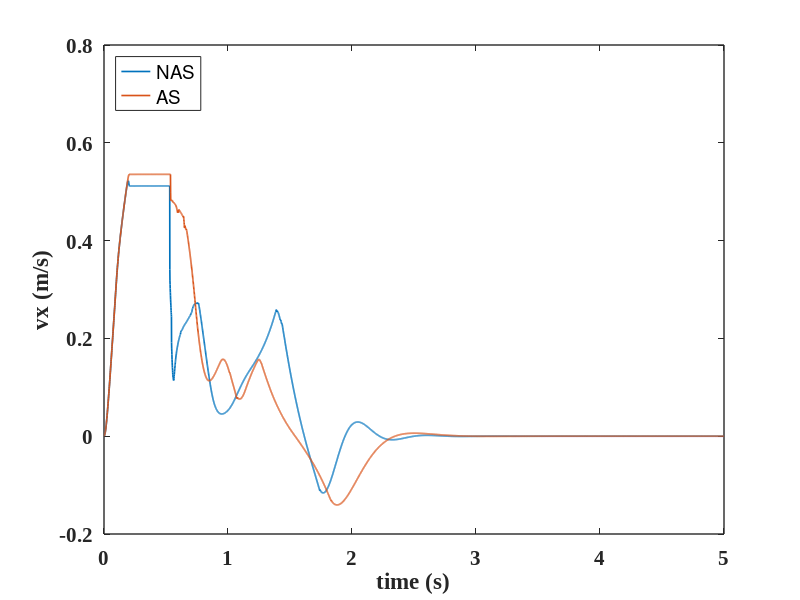
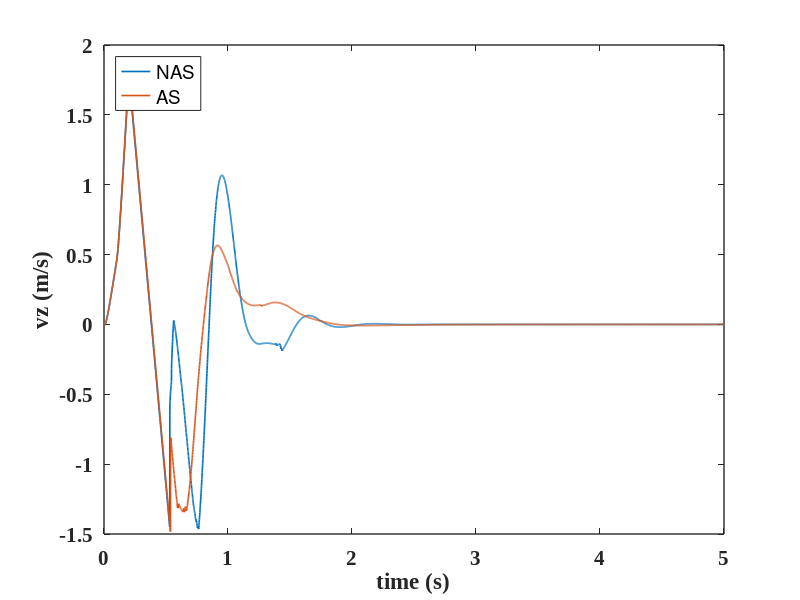
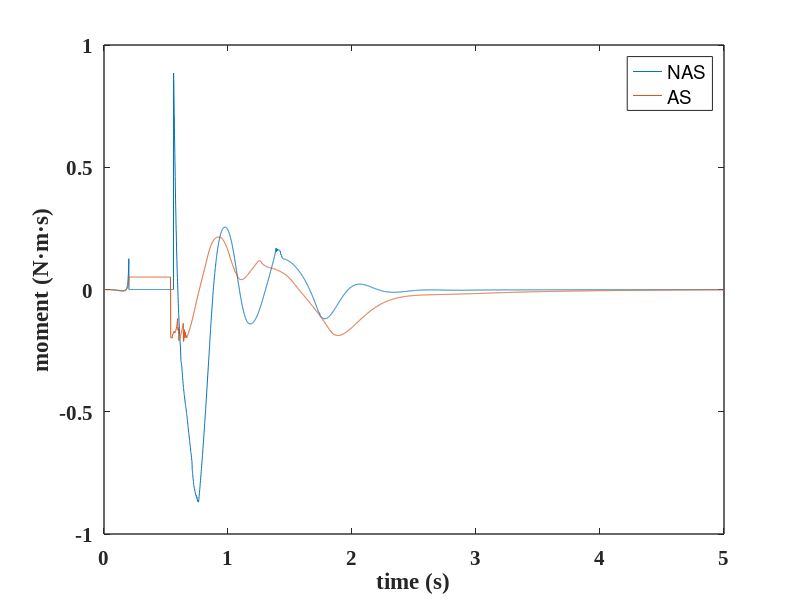

Source code (MATLAB) for these figures, in order: (Note: this script raises an error after producing the figures.)
clear;
close all;
%% h=[0.1,0.15,0.2] l=[0.1,0.15,0.2]
% h=0.1, l=0.1;
% h=0.1, l=0.15;
% h=0.1, l=0.2;

%% h=0.15, l=0.1;
% E_Lower_as=151J;
% E_Upper_as=13.82
% E_Lower_nas=198.83J;
% E_Upper_nas=0.13J;
% agility_as=0.33m/s
% agility_nas=0.31m/s
% stability_time_as=2.921s
% stability_time_nas=4.533s
% sum_error_p_as=283.05m/s
% sum_error_p_nas=805.41m/s
% sum_error_vx_as=118.40m/s
% sum_error_vx_nas=138.71m/s
% sum_error_vz_as=383.16m/s
% sum_error_vz_nas=392.38m/s

% load('h_0.15_l_0.1_energy_nas.mat');
% load('h_0.15_l_0.1_energy_as.mat');
% E_RThigh_nas=Energy_Recording.energy_cost_joint(:,2+1)';
% E_RThigh_nas=E_RThigh_nas(:,2:end);
% E_RKnee_nas=Energy_Recording.energy_cost_joint(:,3+1)';
% E_RKnee_nas=E_RKnee_nas(:,2:end);
% E_RAnkle_nas=Energy_Recording.energy_cost_joint(:,4+1)';
% E_RAnkle_nas=E_RAnkle_nas(:,2:end);
% 
% E_LThigh_nas=Energy_Recording.energy_cost_joint(:,7+1)';
% E_LThigh_nas=E_LThigh_nas(:,2:end);
% E_LKnee_nas=Energy_Recording.energy_cost_joint(:,8+1)';
% E_LKnee_nas=E_LKnee_nas(:,2:end);
% E_LAnkle_nas=Energy_Recording.energy_cost_joint(:,9+1)';
% E_LAnkle_nas=E_LAnkle_nas(:,2:end);
% 
% E_RHipz_nas=Energy_Recording.energy_cost_joint(:,0+1)';
% E_RHipz_nas=E_RHipz_nas(:,2:end);
% E_RHipx_nas=Energy_Recording.energy_cost_joint(:,1+1)';
% E_RHipx_nas=E_RHipx_nas(:,2:end);
% 
% E_LHipz_nas=Energy_Recording.energy_cost_joint(:,5+1)';
% E_LHipz_nas=E_LHipz_nas(:,2:end);
% E_LHipx_nas=Energy_Recording.energy_cost_joint(:,6+1)';
% E_LHipx_nas=E_LHipx_nas(:,2:end);
% 
% E_Lower_nas=E_RThigh_nas(:,end)+E_LThigh_nas(:,end)+E_RKnee_nas(:,end)+...
%                 E_LKnee_nas(:,end)+E_RAnkle_nas(:,end)+E_LAnkle_nas(:,end)+...
%                 E_RHipz_nas(:,end)+E_RHipx_nas(:,end)+...
%                 E_LHipz_nas(:,end)+E_LHipx_nas(:,end);
%             
% E_Upper_nas=Energy_Recording.energy_cost_joint(:,10+1:end);
% E_Upper_nas=sum(E_Upper_nas(end,:));
% load('h_0.15_l_0.1_v_nas.mat');
% vx_NAS=Velocity_Recording.actual_com_velocity(:,1)';
% vx_NAS=vx_NAS(:,2:end);
% vz_NAS=Velocity_Recording.actual_com_velocity(:,3)';
% vz_NAS=vz_NAS(:,2:end);
% Mp_NAS=Velocity_Recording.pitch_moment;
% Mp_NAS=Mp_NAS(:,2:end);
% 
% load('h_0.15_l_0.1_v_as.mat');
% vx_AS=Velocity_Recording.actual_com_velocity(:,1)';
% vx_AS=vx_AS(:,2:end);
% vz_AS=Velocity_Recording.actual_com_velocity(:,3)';
% vz_AS=vz_AS(:,2:end);
% Mp_AS=Velocity_Recording.pitch_moment;
% Mp_AS=Mp_AS(:,2:end);
% 
% time=Velocity_Recording.lcm_timestamp/5;
% a=1;
% num=5000;
% time=time(:,a:num);
% 
% 
% f1=figure;
% plot(time,vx_NAS(:,a:num),'LineWidth',1.2);
% hold on;
% plot(time,vx_AS(:,a:num),'LineWidth',1.2);
% xlabel('time (s)');ylabel('vx (m/s)');
% legend('NAS','AS','Location', 'northwest');
% set(gca, 'linewidth',1, 'fontsize',15,'Fontname', 'Times New Roman','FontWeight','bold');
% 
% 
% f2=figure;
% plot(time,vz_NAS(:,a:num),'LineWidth',1.2);
% hold on;
% plot(time,vz_AS(:,a:num),'LineWidth',1.2);
% xlabel('time (s)');ylabel('vz (m/s)');
% legend('NAS','AS','Location', 'northwest');
% set(gca, 'linewidth',1, 'fontsize',15,'Fontname', 'Times New Roman','FontWeight','bold');
% 
% 
% f3=figure;
% plot(time,Mp_NAS(:,a:num));
% xlabel('time (s)');ylabel('moment (N·m·s)');
% hold on;
% plot(time,Mp_AS(:,a:num));
% hold on;
% legend('NAS','AS');
% set(gca, 'linewidth',1,'FontSize',15,'Fontname', 'Times New Roman','FontWeight','bold');
% 
% time=Velocity_Recording.lcm_timestamp/5;
% a=550;
% num=5000;
% time=time(:,a:num);
% sum_error_p_as=sum(abs(Mp_AS(:,a:num)));
% sum_error_p_nas=sum(abs(Mp_NAS(:,a:num)));
% 
% sum_error_vx_as=sum(abs(vx_AS(:,a:num)));
% sum_error_vx_nas=sum(abs(vx_NAS(:,a:num)));
% 
% sum_error_vz_as=sum(abs(vz_AS(:,a:num)));
% sum_error_vz_nas=sum(abs(vz_NAS(:,a:num)));



%% h=0.15, l=0.15;
% E_Lower_as=175.3J;
% E_Upper_as=23.1
% E_Lower_nas=272.7J;
% E_Upper_nas=0.49J;

% agility_as=0.36m/s
% agility_nas=0.32m/s

% stability_time_as=2.921s
% stability_time_nas=4.533s
% sum_error_p_as=283.05m/s
% sum_error_p_nas=805.41m/s
% sum_error_vx_as=118.40m/s
% sum_error_vx_nas=138.71m/s
% sum_error_vz_as=383.16m/s
% sum_error_vz_nas=392.38m/s

% load('h_0.15_l_0.1_energy_nas.mat');
% load('h=0.15_l=0.15/energy_as.mat');
% E_RThigh_nas=Energy_Recording.energy_cost_joint(:,2+1)';
% E_RThigh_nas=E_RThigh_nas(:,2:end);
% E_RKnee_nas=Energy_Recording.energy_cost_joint(:,3+1)';
% E_RKnee_nas=E_RKnee_nas(:,2:end);
% E_RAnkle_nas=Energy_Recording.energy_cost_joint(:,4+1)';
% E_RAnkle_nas=E_RAnkle_nas(:,2:end);
% 
% E_LThigh_nas=Energy_Recording.energy_cost_joint(:,7+1)';
% E_LThigh_nas=E_LThigh_nas(:,2:end);
% E_LKnee_nas=Energy_Recording.energy_cost_joint(:,8+1)';
% E_LKnee_nas=E_LKnee_nas(:,2:end);
% E_LAnkle_nas=Energy_Recording.energy_cost_joint(:,9+1)';
% E_LAnkle_nas=E_LAnkle_nas(:,2:end);
% 
% E_RHipz_nas=Energy_Recording.energy_cost_joint(:,0+1)';
% E_RHipz_nas=E_RHipz_nas(:,2:end);
% E_RHipx_nas=Energy_Recording.energy_cost_joint(:,1+1)';
% E_RHipx_nas=E_RHipx_nas(:,2:end);
% 
% E_LHipz_nas=Energy_Recording.energy_cost_joint(:,5+1)';
% E_LHipz_nas=E_LHipz_nas(:,2:end);
% E_LHipx_nas=Energy_Recording.energy_cost_joint(:,6+1)';
% E_LHipx_nas=E_LHipx_nas(:,2:end);
% 
% E_Lower_nas=E_RThigh_nas(:,end)+E_LThigh_nas(:,end)+E_RKnee_nas(:,end)+...
%                 E_LKnee_nas(:,end)+E_RAnkle_nas(:,end)+E_LAnkle_nas(:,end)+...
%                 E_RHipz_nas(:,end)+E_RHipx_nas(:,end)+...
%                 E_LHipz_nas(:,end)+E_LHipx_nas(:,end);
%             
% E_Upper_nas=Energy_Recording.energy_cost_joint(:,10+1:end);
% E_Upper_nas=sum(E_Upper_nas(end,:));
% 
% load('h=0.15_l=0.15/v_nas.mat');
% vx_NAS=Velocity_Recording.actual_com_velocity(:,1)';
% vx_NAS=vx_NAS(:,2:end);
% vz_NAS=Velocity_Recording.actual_com_velocity(:,3)';
% vz_NAS=vz_NAS(:,2:end);
% Mp_NAS=Velocity_Recording.pitch_moment;
% Mp_NAS=Mp_NAS(:,2:end);
% 
% load('h=0.15_l=0.15/v_as.mat');
% vx_AS=Velocity_Recording.actual_com_velocity(:,1)';
% vx_AS=vx_AS(:,2:end);
% vz_AS=Velocity_Recording.actual_com_velocity(:,3)';
% vz_AS=vz_AS(:,2:end);
% Mp_AS=Velocity_Recording.pitch_moment;
% Mp_AS=Mp_AS(:,2:end);
% 
% time=Velocity_Recording.lcm_timestamp/5;
% a=1;
% num=5000;
% time=time(:,a:num);
% 
% 
% f1=figure;
% plot(time,vx_NAS(:,a:num),'LineWidth',1.2);
% hold on;
% plot(time,vx_AS(:,a:num),'LineWidth',1.2);
% xlabel('time (s)');ylabel('vx (m/s)');
% legend('NAS','AS','Location', 'northwest');
% set(gca, 'linewidth',1, 'fontsize',15,'Fontname', 'Times New Roman','FontWeight','bold');
% 
% 
% f2=figure;
% plot(time,vz_NAS(:,a:num),'LineWidth',1.2);
% hold on;
% plot(time,vz_AS(:,a:num),'LineWidth',1.2);
% xlabel('time (s)');ylabel('vz (m/s)');
% legend('NAS','AS','Location', 'northwest');
% set(gca, 'linewidth',1, 'fontsize',15,'Fontname', 'Times New Roman','FontWeight','bold');
% 
% 
% f3=figure;
% plot(time,Mp_NAS(:,a:num));
% xlabel('time (s)');ylabel('moment (N·m·s)');
% hold on;
% plot(time,Mp_AS(:,a:num));
% hold on;
% legend('NAS','AS');
% set(gca, 'linewidth',1,'FontSize',15,'Fontname', 'Times New Roman','FontWeight','bold');
% agility_as=cal_agility(vx_AS(:,200),vz_AS(:,200));
% agility_nas=cal_agility(vx_NAS(:,200),vz_NAS(:,200));
% 
% 
% time=Velocity_Recording.lcm_timestamp/5;
% a=550;
% num=5000;
% time=time(:,a:num);
% sum_error_p_as=sum(abs(Mp_AS(:,a:num)));
% sum_error_p_nas=sum(abs(Mp_NAS(:,a:num)));
% 
% sum_error_vx_as=sum(abs(vx_AS(:,a:num)));
% sum_error_vx_nas=sum(abs(vx_NAS(:,a:num)));
% 
% sum_error_vz_as=sum(abs(vz_AS(:,a:num)));
% sum_error_vz_nas=sum(abs(vz_NAS(:,a:num)));



%% h=0.15, l=0.2;
% E_Lower_as=171.16J;
% E_Upper_as=23.1
% E_Lower_nas=272.8J;
% E_Upper_nas=1.46J;

% agility_as=0.447 m/s
% agility_nas=0.43 m/s

% stability_time_as=2.921s
% stability_time_nas=4.533s
% sum_error_p_as=217.7m/s
% sum_error_p_nas=277.2m/s
% just keeping the stability of posture

% load('h=0.15_l=0.2/energy_nas.mat');
load('h=0.15_l=0.2/energy_as.mat');
E_RThigh_nas=Energy_Recording.energy_cost_joint(:,2+1)';
E_RThigh_nas=E_RThigh_nas(:,2:end);
E_RKnee_nas=Energy_Recording.energy_cost_joint(:,3+1)';
E_RKnee_nas=E_RKnee_nas(:,2:end);
E_RAnkle_nas=Energy_Recording.energy_cost_joint(:,4+1)';
E_RAnkle_nas=E_RAnkle_nas(:,2:end);

E_LThigh_nas=Energy_Recording.energy_cost_joint(:,7+1)';
E_LThigh_nas=E_LThigh_nas(:,2:end);
E_LKnee_nas=Energy_Recording.energy_cost_joint(:,8+1)';
E_LKnee_nas=E_LKnee_nas(:,2:end);
E_LAnkle_nas=Energy_Recording.energy_cost_joint(:,9+1)';
E_LAnkle_nas=E_LAnkle_nas(:,2:end);

E_RHipz_nas=Energy_Recording.energy_cost_joint(:,0+1)';
E_RHipz_nas=E_RHipz_nas(:,2:end);
E_RHipx_nas=Energy_Recording.energy_cost_joint(:,1+1)';
E_RHipx_nas=E_RHipx_nas(:,2:end);

E_LHipz_nas=Energy_Recording.energy_cost_joint(:,5+1)';
E_LHipz_nas=E_LHipz_nas(:,2:end);
E_LHipx_nas=Energy_Recording.energy_cost_joint(:,6+1)';
E_LHipx_nas=E_LHipx_nas(:,2:end);

E_Lower_nas=E_RThigh_nas(:,end)+E_LThigh_nas(:,end)+E_RKnee_nas(:,end)+...
                E_LKnee_nas(:,end)+E_RAnkle_nas(:,end)+E_LAnkle_nas(:,end)+...
                E_RHipz_nas(:,end)+E_RHipx_nas(:,end)+...
                E_LHipz_nas(:,end)+E_LHipx_nas(:,end);
            
E_Upper_nas=Energy_Recording.energy_cost_joint(:,10+1:end);
E_Upper_nas=sum(E_Upper_nas(end,:));

load('h=0.15_l=0.2/v_nas.mat');
vx_NAS=Velocity_Recording.actual_com_velocity(:,1)';
vx_NAS=vx_NAS(:,2:end);
vz_NAS=Velocity_Recording.actual_com_velocity(:,3)';
vz_NAS=vz_NAS(:,2:end);
Mp_NAS=Velocity_Recording.pitch_moment;
Mp_NAS=Mp_NAS(:,2:end);

load('h=0.15_l=0.2/v_as.mat');
vx_AS=Velocity_Recording.actual_com_velocity(:,1)';
vx_AS=vx_AS(:,2:end);
vz_AS=Velocity_Recording.actual_com_velocity(:,3)';
vz_AS=vz_AS(:,2:end);
Mp_AS=Velocity_Recording.pitch_moment;
Mp_AS=Mp_AS(:,2:end);

time=Velocity_Recording.lcm_timestamp/5;
a=1;
num=5000;
time=time(:,a:num);


f1=figure;
plot(time,vx_NAS(:,a:num),'LineWidth',1.2);
hold on;
plot(time,vx_AS(:,a:num),'LineWidth',1.2);
xlabel('time (s)');ylabel('vx (m/s)');
legend('NAS','AS','Location', 'northwest');
set(gca, 'linewidth',1, 'fontsize',15,'Fontname', 'Times New Roman','FontWeight','bold');


f2=figure;
plot(time,vz_NAS(:,a:num),'LineWidth',1.2);
hold on;
plot(time,vz_AS(:,a:num),'LineWidth',1.2);
xlabel('time (s)');ylabel('vz (m/s)');
legend('NAS','AS','Location', 'northwest');
set(gca, 'linewidth',1, 'fontsize',15,'Fontname', 'Times New Roman','FontWeight','bold');


f3=figure;
plot(time,Mp_NAS(:,a:num));
xlabel('time (s)');ylabel('moment (N·m·s)');
hold on;
plot(time,Mp_AS(:,a:num));
hold on;
legend('NAS','AS');
set(gca, 'linewidth',1,'FontSize',15,'Fontname', 'Times New Roman','FontWeight','bold');
agility_as=cal_agility(vx_AS(:,200),vz_AS(:,200));
agility_nas=cal_agility(vx_NAS(:,200),vz_NAS(:,200));


time=Velocity_Recording.lcm_timestamp/5;
a=550;
num=5000;
time=time(:,a:num);
sum_error_p_as=sum(abs(Mp_AS(:,a:num)));
sum_error_p_nas=sum(abs(Mp_NAS(:,a:num)));

sum_error_vx_as=sum(abs(vx_AS(:,a:num)));
sum_error_vx_nas=sum(abs(vx_NAS(:,a:num)));

sum_error_vz_as=sum(abs(vz_AS(:,a:num)));
sum_error_vz_nas=sum(abs(vz_NAS(:,a:num)));

a=0;





%     data_record_->joint_position_position[0]=q_[9]; /// torso_to_R_ShoulderRx
%     data_record_->joint_position_position[1]=q_[10]; /// torso_to_L_ShoulderRx
%     data_record_->joint_position_position[2]=q_[13]; /// R_ShoulderRx_to_R_UpperArm
%     data_record_->joint_position_position[3]=q_[14]; /// L_ShoulderRx_to_L_UpperArm
%     data_record_->joint_position_position[4]=q_[17]; /// R_UpperArm_to_R_ForeArm
%     data_record_->joint_position_position[5]=q_[18]; /// L_UpperArm_to_L_ForeArm
% 
%     data_record_->joint_position_position[6]=q_[7]; /// torso_to_R_HipRz
%     data_record_->joint_position_position[7]=q_[11]; /// R_HipRz_to_R_HipRx
%     data_record_->joint_position_position[8]=q_[15]; /// R_HipRx_to_R_Thigh
%     data_record_->joint_position_position[9]=q_[19]; /// R_Knee
%     data_record_->joint_position_position[10]=q_[21]; /// R_Ankle
%     data_record_->joint_position_position[11]=q_[8]; /// torso_to_L_HipRz
%     data_record_->joint_position_position[12]=q_[12]; /// L_HipRz_to_L_HipRx
%     data_record_->joint_position_position[13]=q_[16]; /// L_HipRx_to_L_Thigh
%     data_record_->joint_position_position[14]=q_[20]; /// L_Knee
%     data_record_->joint_position_position[15]=q_[22]; /// L_Ankle





E_RThigh_nas=Energy_Recording.energy_cost_joint(:,2+1)';
E_RThigh_nas=E_RThigh_nas(:,2:end);
E_RKnee_nas=Energy_Recording.energy_cost_joint(:,3+1)';
E_RKnee_nas=E_RKnee_nas(:,2:end);
E_RAnkle_nas=Energy_Recording.energy_cost_joint(:,4+1)';
E_RAnkle_nas=E_RAnkle_nas(:,2:end);

E_LThigh_nas=Energy_Recording.energy_cost_joint(:,7+1)';
E_LThigh_nas=E_LThigh_nas(:,2:end);
E_LKnee_nas=Energy_Recording.energy_cost_joint(:,8+1)';
E_LKnee_nas=E_LKnee_nas(:,2:end);
E_LAnkle_nas=Energy_Recording.energy_cost_joint(:,9+1)';
E_LAnkle_nas=E_LAnkle_nas(:,2:end);

E_RHipz_nas=Energy_Recording.energy_cost_joint(:,0+1)';
E_RHipz_nas=E_RHipz_nas(:,2:end);
E_RHipx_nas=Energy_Recording.energy_cost_joint(:,1+1)';
E_RHipx_nas=E_RHipx_nas(:,2:end);

E_LHipz_nas=Energy_Recording.energy_cost_joint(:,5+1)';
E_LHipz_nas=E_LHipz_nas(:,2:end);
E_LHipx_nas=Energy_Recording.energy_cost_joint(:,6+1)';
E_LHipx_nas=E_LHipx_nas(:,2:end);




bb=1;


% h=0.15, l=0.1;
% h=0.15, l=0.15;
% h=0.15, l=0.2;

% h=0.2, l=0.1;
% h=0.2, l=0.15;
% h=0.2, l=0.2;
%%
% % robot with arm no swing 
% load('robot_with_arm/WBC/h=0.15_l=0.1/no_swing/velocity.mat');
% %%% actual velocity
% z_velocity_act_witharm_noswing=Velocity_Recording.actual_com_velocity(:,3)';
% z_velocity_act_witharm_noswing=z_velocity_act_witharm_noswing(:,2:end);
% x_velocity_act_witharm_noswing=Velocity_Recording.actual_com_velocity(:,1)';
% x_velocity_act_witharm_noswing=x_velocity_act_witharm_noswing(:,2:end);
% %%% desire velocity
% z_velocity_des_witharm_noswing=Velocity_Recording.des_com_velocity(:,3)';
% z_velocity_des_witharm_noswing=z_velocity_des_witharm_noswing(:,2:end);
% x_velocity_des_witharm_noswing=Velocity_Recording.des_com_velocity(:,1)';
% x_velocity_des_witharm_noswing=x_velocity_des_witharm_noswing(:,2:end);
% 
% 
% load('robot_with_arm/WBC/h=0.15_l=0.1/no_swing/position.mat');
% %%% actual position
% z_position_act_witharm_noswing=Position_Recording.actual_com(:,3)';
% z_position_act_witharm_noswing=z_position_act_witharm_noswing(:,2:end);
% x_position_act_witharm_noswing=Position_Recording.actual_com(:,1)';
% x_position_act_witharm_noswing=x_position_act_witharm_noswing(:,2:end);
% %%% desire position
% z_position_des_witharm_noswing=Position_Recording.des_com(:,3)';
% z_position_des_witharm_noswing=z_position_des_witharm_noswing(:,2:end);
% x_position_des_witharm_noswing=Position_Recording.des_com(:,1)';
% x_position_des_witharm_noswing=x_position_des_witharm_noswing(:,2:end);
% 
% 
% 
% 
% 
% 
% 
% 
% 
% % robot with arm 
% load('robot_with_arm/WBC/h=0.15_l=0.1/velocity.mat');
% %%% actual velocity
% z_velocity_act_witharm=Velocity_Recording.actual_com_velocity(:,3)';
% z_velocity_act_witharm=z_velocity_act_witharm(:,2:end);
% x_velocity_act_witharm=Velocity_Recording.actual_com_velocity(:,1)';
% x_velocity_act_witharm=x_velocity_act_witharm(:,2:end);
% %%% desire velocity
% z_velocity_des_witharm=Velocity_Recording.des_com_velocity(:,3)';
% z_velocity_des_witharm=z_velocity_des_witharm(:,2:end);
% x_velocity_des_witharm=Velocity_Recording.des_com_velocity(:,1)';
% x_velocity_des_witharm=x_velocity_des_witharm(:,2:end);
% 
% load('robot_with_arm/WBC/h=0.15_l=0.1/position.mat');
% %%% actual position
% z_position_act_witharm=Position_Recording.actual_com(:,3)';
% z_position_act_witharm=z_position_act_witharm(:,2:end);
% x_position_act_witharm=Position_Recording.actual_com(:,1)';
% x_position_act_witharm=x_position_act_witharm(:,2:end);
% %%% desire position
% z_position_des_witharm=Position_Recording.des_com(:,3)';
% z_position_des_witharm=z_position_des_witharm(:,2:end);
% x_position_des_witharm=Position_Recording.des_com(:,1)';
% x_position_des_witharm=x_position_des_witharm(:,2:end);
% 
% 
% % Joint postion
% % torso_to_R_ShoulderRx
% % torso_to_L_ShoulderRx
% % R_ShoulderRx_to_R_UpperArm
% % L_ShoulderRx_to_L_UpperArm
% % R_UpperArm_to_R_ForeArm
% % L_UpperArm_to_L_ForeArm
% load('robot_with_arm/WBC/h=0.15_l=0.1/joint_position.mat');
% R_ShoulderRx=Joint_Position_Recording.joint_p(:,1)';
% R_ShoulderRx=R_ShoulderRx(:,2:end);
% L_ShoulderRx=Joint_Position_Recording.joint_p(:,2)';
% L_ShoulderRx=L_ShoulderRx(:,2:end);
% 
% R_UpperArm=Joint_Position_Recording.joint_p(:,3)';
% R_UpperArm=R_UpperArm(:,2:end);
% L_UpperArm=Joint_Position_Recording.joint_p(:,4)';
% L_UpperArm=L_UpperArm(:,2:end);
% 
% R_ForeArm=Joint_Position_Recording.joint_p(:,5)';
% R_ForeArm=R_ForeArm(:,2:end);
% L_ForeArm=Joint_Position_Recording.joint_p(:,6)';
% L_ForeArm=L_ForeArm(:,2:end);


%% velocity h=0.5 l=0.2 I=0.113552 --end_time=5 --target_realtime_rate=1
% robot with arm no swing 
load('Agility_analysis/h_0_5_l_0_2_ns_I_0.113552.mat');
%%% actual velocity
z_velocity_act_witharm_noswing=Velocity_Recording.actual_com_velocity(:,3)';
z_velocity_act_witharm_noswing=z_velocity_act_witharm_noswing(:,2:end);
x_velocity_act_witharm_noswing=Velocity_Recording.actual_com_velocity(:,1)';
x_velocity_act_witharm_noswing=x_velocity_act_witharm_noswing(:,2:end);
%%% desire velocity
z_velocity_des_witharm_noswing=Velocity_Recording.des_com_velocity(:,3)';
z_velocity_des_witharm_noswing=z_velocity_des_witharm_noswing(:,2:end);
x_velocity_des_witharm_noswing=Velocity_Recording.des_com_velocity(:,1)';
x_velocity_des_witharm_noswing=x_velocity_des_witharm_noswing(:,2:end);


% robot with arm swing
load('Agility_analysis/h_0_5_l_0_2_s_I_0.113552.mat');
%%% actual velocity
z_velocity_act_witharm=Velocity_Recording.actual_com_velocity(:,3)';
z_velocity_act_witharm=z_velocity_act_witharm(:,2:end);
x_velocity_act_witharm=Velocity_Recording.actual_com_velocity(:,1)';
x_velocity_act_witharm=x_velocity_act_witharm(:,2:end);
%%% desire velocity
z_velocity_des_witharm=Velocity_Recording.des_com_velocity(:,3)';
z_velocity_des_witharm=z_velocity_des_witharm(:,2:end);
x_velocity_des_witharm=Velocity_Recording.des_com_velocity(:,1)';
x_velocity_des_witharm=x_velocity_des_witharm(:,2:end);

%% velocity h=0.5 l=0.2 I=10 --end_time=5 --target_realtime_rate=1
% robot with arm no swing 
load('Agility_analysis/h_0_5_l_0_2_ns_I_10.mat');
%%% actual velocity
z_velocity_act_witharm_noswing=Velocity_Recording.actual_com_velocity(:,3)';
z_velocity_act_witharm_noswing=z_velocity_act_witharm_noswing(:,2:end);
x_velocity_act_witharm_noswing=Velocity_Recording.actual_com_velocity(:,1)';
x_velocity_act_witharm_noswing=x_velocity_act_witharm_noswing(:,2:end);
%%% desire velocity
z_velocity_des_witharm_noswing=Velocity_Recording.des_com_velocity(:,3)';
z_velocity_des_witharm_noswing=z_velocity_des_witharm_noswing(:,2:end);
x_velocity_des_witharm_noswing=Velocity_Recording.des_com_velocity(:,1)';
x_velocity_des_witharm_noswing=x_velocity_des_witharm_noswing(:,2:end);


% robot with arm swing
load('Agility_analysis/h_0_5_l_0_2_s_I_10.mat');
%%% actual velocity
z_velocity_act_witharm=Velocity_Recording.actual_com_velocity(:,3)';
z_velocity_act_witharm=z_velocity_act_witharm(:,2:end);
x_velocity_act_witharm=Velocity_Recording.actual_com_velocity(:,1)';
x_velocity_act_witharm=x_velocity_act_witharm(:,2:end);
%%% desire velocity
z_velocity_des_witharm=Velocity_Recording.des_com_velocity(:,3)';
z_velocity_des_witharm=z_velocity_des_witharm(:,2:end);
x_velocity_des_witharm=Velocity_Recording.des_com_velocity(:,1)';
x_velocity_des_witharm=x_velocity_des_witharm(:,2:end);



%% velocity h=0.5 l=0.2 --end_time=5 --target_realtime_rate=1
% robot with arm no swing 
load('Agility_analysis/h_0_5_l_0_2_ns.mat');
%%% actual velocity
z_velocity_act_witharm_noswing=Velocity_Recording.actual_com_velocity(:,3)';
z_velocity_act_witharm_noswing=z_velocity_act_witharm_noswing(:,2:end);
x_velocity_act_witharm_noswing=Velocity_Recording.actual_com_velocity(:,1)';
x_velocity_act_witharm_noswing=x_velocity_act_witharm_noswing(:,2:end);
%%% desire velocity
z_velocity_des_witharm_noswing=Velocity_Recording.des_com_velocity(:,3)';
z_velocity_des_witharm_noswing=z_velocity_des_witharm_noswing(:,2:end);
x_velocity_des_witharm_noswing=Velocity_Recording.des_com_velocity(:,1)';
x_velocity_des_witharm_noswing=x_velocity_des_witharm_noswing(:,2:end);


% robot with arm swing
load('Agility_analysis/h_0_5_l_0_2_s.mat');
%%% actual velocity
z_velocity_act_witharm=Velocity_Recording.actual_com_velocity(:,3)';
z_velocity_act_witharm=z_velocity_act_witharm(:,2:end);
x_velocity_act_witharm=Velocity_Recording.actual_com_velocity(:,1)';
x_velocity_act_witharm=x_velocity_act_witharm(:,2:end);
%%% desire velocity
z_velocity_des_witharm=Velocity_Recording.des_com_velocity(:,3)';
z_velocity_des_witharm=z_velocity_des_witharm(:,2:end);
x_velocity_des_witharm=Velocity_Recording.des_com_velocity(:,1)';
x_velocity_des_witharm=x_velocity_des_witharm(:,2:end);


%% velocity h=0.15 l=0.2 --end_time=5 --target_realtime_rate=1
% robot with arm no swing 
load('Agility_analysis/h_0_15_l_0_1_ns.mat');
%%% actual velocity
z_velocity_act_witharm_noswing=Velocity_Recording.actual_com_velocity(:,3)';
z_velocity_act_witharm_noswing=z_velocity_act_witharm_noswing(:,2:end);
x_velocity_act_witharm_noswing=Velocity_Recording.actual_com_velocity(:,1)';
x_velocity_act_witharm_noswing=x_velocity_act_witharm_noswing(:,2:end);
%%% desire velocity
z_velocity_des_witharm_noswing=Velocity_Recording.des_com_velocity(:,3)';
z_velocity_des_witharm_noswing=z_velocity_des_witharm_noswing(:,2:end);
x_velocity_des_witharm_noswing=Velocity_Recording.des_com_velocity(:,1)';
x_velocity_des_witharm_noswing=x_velocity_des_witharm_noswing(:,2:end);


% robot with arm swing
load('Agility_analysis/h_0_15_l_0_1_s.mat');
%%% actual velocity
z_velocity_act_witharm=Velocity_Recording.actual_com_velocity(:,3)';
z_velocity_act_witharm=z_velocity_act_witharm(:,2:end);
x_velocity_act_witharm=Velocity_Recording.actual_com_velocity(:,1)';
x_velocity_act_witharm=x_velocity_act_witharm(:,2:end);
%%% desire velocity
z_velocity_des_witharm=Velocity_Recording.des_com_velocity(:,3)';
z_velocity_des_witharm=z_velocity_des_witharm(:,2:end);
x_velocity_des_witharm=Velocity_Recording.des_com_velocity(:,1)';
x_velocity_des_witharm=x_velocity_des_witharm(:,2:end);


%% Stability velocity h=0.15 l=0.1 --end_time=5 --target_realtime_rate=1
% robot with arm no swing 
load('Stability/h_0_15_l_0_1_ns.mat');
%%% actual velocity
z_velocity_act_witharm_noswing=Velocity_Recording.actual_com_velocity(:,3)';
z_velocity_act_witharm_noswing=z_velocity_act_witharm_noswing(:,2:end);
x_velocity_act_witharm_noswing=Velocity_Recording.actual_com_velocity(:,1)';
x_velocity_act_witharm_noswing=x_velocity_act_witharm_noswing(:,2:end);
%%% desire velocity
z_velocity_des_witharm_noswing=Velocity_Recording.des_com_velocity(:,3)';
z_velocity_des_witharm_noswing=z_velocity_des_witharm_noswing(:,2:end);
x_velocity_des_witharm_noswing=Velocity_Recording.des_com_velocity(:,1)';
x_velocity_des_witharm_noswing=x_velocity_des_witharm_noswing(:,2:end);
%%% actual pitch moment
pitch_moment_witharm_noswing=Velocity_Recording.pitch_moment;
pitch_moment_witharm_noswing=pitch_moment_witharm_noswing(:,2:end);

% robot with arm swing
load('Stability/h_0_15_l_0_1_s.mat');
%%% actual velocity
z_velocity_act_witharm=Velocity_Recording.actual_com_velocity(:,3)';
z_velocity_act_witharm=z_velocity_act_witharm(:,2:end);
x_velocity_act_witharm=Velocity_Recording.actual_com_velocity(:,1)';
x_velocity_act_witharm=x_velocity_act_witharm(:,2:end);
%%% desire velocity
z_velocity_des_witharm=Velocity_Recording.des_com_velocity(:,3)';
z_velocity_des_witharm=z_velocity_des_witharm(:,2:end);
x_velocity_des_witharm=Velocity_Recording.des_com_velocity(:,1)';
x_velocity_des_witharm=x_velocity_des_witharm(:,2:end);
%%% actual pitch moment
pitch_moment_witharm=Velocity_Recording.pitch_moment;
pitch_moment_witharm=pitch_moment_witharm(:,2:end);
%% Joint postion h=0.15 l=0.1 
% torso_to_R_ShoulderRx
% torso_to_L_ShoulderRx
% R_ShoulderRx_to_R_UpperArm
% L_ShoulderRx_to_L_UpperArm
% R_UpperArm_to_R_ForeArm
% L_UpperArm_to_L_ForeArm
load('robot_with_arm/WBC/h=0.15_l=0.1/joint_position.mat');
R_ShoulderRx=Joint_Position_Recording.joint_p(:,1)';
R_ShoulderRx=R_ShoulderRx(:,2:end);
L_ShoulderRx=Joint_Position_Recording.joint_p(:,2)';
L_ShoulderRx=L_ShoulderRx(:,2:end);

R_UpperArm=Joint_Position_Recording.joint_p(:,3)';
R_UpperArm=R_UpperArm(:,2:end);
L_UpperArm=Joint_Position_Recording.joint_p(:,4)';
L_UpperArm=L_UpperArm(:,2:end);

R_ForeArm=Joint_Position_Recording.joint_p(:,5)';
R_ForeArm=R_ForeArm(:,2:end);
L_ForeArm=Joint_Position_Recording.joint_p(:,6)';
L_ForeArm=L_ForeArm(:,2:end);

%% Joint postion h=0.5 l=0.2 
% torso_to_R_ShoulderRx
% torso_to_L_ShoulderRx
% R_ShoulderRx_to_R_UpperArm
% L_ShoulderRx_to_L_UpperArm
% R_UpperArm_to_R_ForeArm
% L_UpperArm_to_L_ForeArm
load('Agility_analysis/h_0_5_l_0_2_s_I_10_joint.mat');
R_ShoulderRx=Joint_Position_Recording.joint_p(:,1)';
R_ShoulderRx=R_ShoulderRx(:,2:end);
L_ShoulderRx=Joint_Position_Recording.joint_p(:,2)';
L_ShoulderRx=L_ShoulderRx(:,2:end);

R_UpperArm=Joint_Position_Recording.joint_p(:,3)';
R_UpperArm=R_UpperArm(:,2:end);
L_UpperArm=Joint_Position_Recording.joint_p(:,4)';
L_UpperArm=L_UpperArm(:,2:end);

R_ForeArm=Joint_Position_Recording.joint_p(:,5)';
R_ForeArm=R_ForeArm(:,2:end);
L_ForeArm=Joint_Position_Recording.joint_p(:,6)';
L_ForeArm=L_ForeArm(:,2:end);

load('Agility_analysis/h_0_5_l_0_2_s_joint.mat');
R_ShoulderRx=Joint_Position_Recording.joint_p(:,1)';
R_ShoulderRx=R_ShoulderRx(:,2:end);
L_ShoulderRx=Joint_Position_Recording.joint_p(:,2)';
L_ShoulderRx=L_ShoulderRx(:,2:end);

R_UpperArm=Joint_Position_Recording.joint_p(:,3)';
R_UpperArm=R_UpperArm(:,2:end);
L_UpperArm=Joint_Position_Recording.joint_p(:,4)';
L_UpperArm=L_UpperArm(:,2:end);

R_ForeArm=Joint_Position_Recording.joint_p(:,5)';
R_ForeArm=R_ForeArm(:,2:end);
L_ForeArm=Joint_Position_Recording.joint_p(:,6)';
L_ForeArm=L_ForeArm(:,2:end);


%% Joint postion h=0.15 l=0.1 
% torso_to_R_ShoulderRx
% torso_to_L_ShoulderRx
% R_ShoulderRx_to_R_UpperArm
% L_ShoulderRx_to_L_UpperArm
% R_UpperArm_to_R_ForeArm
% L_UpperArm_to_L_ForeArm
load('Stability/h_0_15_l_0_1_s_joint.mat');
% load('Agility_analysis/h_0_15_l_0_1_s_joint.mat');

R_ShoulderRx=Joint_Position_Recording.joint_p(:,1)';
R_ShoulderRx=R_ShoulderRx(:,2:end);
L_ShoulderRx=Joint_Position_Recording.joint_p(:,2)';
L_ShoulderRx=L_ShoulderRx(:,2:end);

R_UpperArm=Joint_Position_Recording.joint_p(:,3)';
R_UpperArm=R_UpperArm(:,2:end);
L_UpperArm=Joint_Position_Recording.joint_p(:,4)';
L_UpperArm=L_UpperArm(:,2:end);

R_ForeArm=Joint_Position_Recording.joint_p(:,5)';
R_ForeArm=R_ForeArm(:,2:end);
L_ForeArm=Joint_Position_Recording.joint_p(:,6)';
L_ForeArm=L_ForeArm(:,2:end);



%% energy h=0.15 l=0.1 --end_time=0.2 --target_realtime_rate=0.2
% robot with arm swing 
load('Agility_analysis/h_0_15_l_0_1_s_energy.mat');

E_RThigh_nas=Energy_Recording.energy_cost_joint(:,2+1)';
E_RThigh_nas=E_RThigh_nas(:,2:end);
E_RKnee_nas=Energy_Recording.power_joint(:,3+1)';
E_RKnee_nas=E_RKnee_nas(:,2:end);
E_RAnkle_nas=Energy_Recording.power_joint(:,4+1)';
E_RAnkle_nas=E_RAnkle_nas(:,2:end);

E_LThigh_s=Energy_Recording.power_joint(:,7+1)';
E_LThigh_s=E_LThigh_s(:,2:end);
E_LKnee_s=Energy_Recording.power_joint(:,8+1)';
E_LKnee_s=E_LKnee_s(:,2:end);
E_LAnkle_s=Energy_Recording.power_joint(:,9+1)';
E_LAnkle_s=E_LAnkle_s(:,2:end);

E_RHipz_s=Energy_Recording.power_joint(:,0+1)';
E_RHipz_s=E_RHipz_s(:,2:end);
E_RHipx_s=Energy_Recording.power_joint(:,1+1)';
E_RHipx_s=E_RHipx_s(:,2:end);

E_LHipz_s=Energy_Recording.power_joint(:,5+1)';
E_LHipz_s=E_LHipz_s(:,2:end);
E_LHipx_s=Energy_Recording.power_joint(:,6+1)';
E_LHipx_s=E_LHipx_s(:,2:end);

E_Lower_s=E_RThigh_s+E_LThigh_s+E_RKnee_s+...
                E_LKnee_s+E_RAnkle_s+E_LAnkle_s+...
                E_RHipz_s+E_RHipx_s+...
                E_LHipz_s+E_LHipx_s;

%% energy h=0.15 l=0.1 --end_time=0.2 --target_realtime_rate=0.2
% robot with arm no swing 
load('Agility_analysis/h_0_15_l_0_1_ns_energy.mat');
P_RThigh_ns=Energy_Recording.power_joint(:,2+1)';
P_RThigh_ns=P_RThigh_ns(:,2:end);
P_RKnee_ns=Energy_Recording.power_joint(:,3+1)';
P_RKnee_ns=P_RKnee_ns(:,2:end);
P_RAnkle_ns=Energy_Recording.power_joint(:,4+1)';
P_RAnkle_ns=P_RAnkle_ns(:,2:end);

P_LThigh_ns=Energy_Recording.power_joint(:,7+1)';
P_LThigh_ns=P_LThigh_ns(:,2:end);
P_LKnee_ns=Energy_Recording.power_joint(:,8+1)';
P_LKnee_ns=P_LKnee_ns(:,2:end);
P_LAnkle_ns=Energy_Recording.power_joint(:,9+1)';
P_LAnkle_ns=P_LAnkle_ns(:,2:end);

P_RHipz_ns=Energy_Recording.power_joint(:,0+1)';
P_RHipz_ns=P_RHipz_ns(:,2:end);
P_RHipx_ns=Energy_Recording.power_joint(:,1+1)';
P_RHipx_ns=P_RHipx_ns(:,2:end);

P_LHipz_ns=Energy_Recording.power_joint(:,5+1)';
P_LHipz_ns=P_LHipz_ns(:,2:end);
P_LHipx_ns=Energy_Recording.power_joint(:,6+1)';
P_LHipx_ns=P_LHipx_ns(:,2:end);

P_Lower_ns=P_RThigh_ns+P_LThigh_ns+P_RKnee_ns+...
                P_LKnee_ns+P_RAnkle_ns+P_LAnkle_ns+...
                P_RHipz_ns+P_RHipx_ns+...
                P_LHipz_ns+P_LHipx_ns;
            
% time=Energy_Recording.lcm_timestamp/5;
% f_=figure;
% plot(time,P_Lower_ns);
% hold on;
% plot(time,P_Lower_s);
% xlabel('time (s)');ylabel('P (W)');
% legend('AS','NAS');
% set(gca, 'linewidth',1,'FontSize',15,'Fontname', 'Times New Roman','FontWeight','bold');

%% plot
time=Velocity_Recording.lcm_timestamp/5;
a=500;
num=5000;
time=time(:,a:num);





f0=figure;
plot(time,pitch_moment_witharm(:,a:num));
xlabel('time (s)');ylabel('moment (N·m·s)');
hold on;
plot(time,pitch_moment_witharm_noswing(:,a:num));
hold on;
legend('AS','NAS');
set(gca, 'linewidth',1,'FontSize',15,'Fontname', 'Times New Roman','FontWeight','bold');
sum_error_p_s=sum(abs(pitch_moment_witharm(:,a:num)));
sum_error_p_ns=sum(abs(pitch_moment_witharm_noswing(:,a:num)));

f1=figure;

plot(time,z_velocity_act_witharm(:,a:num),'LineWidth',1.2);
xlabel('time (s)');ylabel('vz (m/s)');
% xlabel('x','Fontname', 'Times New Roman','FontSize',12);
hold on;
plot(time,z_velocity_act_witharm_noswing(:,a:num),'LineWidth',1.2);
xlabel('time (s)');ylabel('vz (m/s)');
hold on;
legend('AS','NAS','Location','northwest');
set(gca, 'linewidth',1,'FontSize',15,'Fontname', 'Times New Roman','FontWeight','bold');

sum_error_z_s=sum(abs(z_velocity_act_witharm(:,a:num)));
sum_error_z_ns=sum(abs(z_velocity_act_witharm_noswing(:,a:num)));

% f2=figure;
% plot(time,z_velocity_des_witharm(:,a:num),'-');
% xlabel('time (s)');ylabel('vz (m/s)');
% hold on;
% plot(time,z_velocity_des_witharm_noswing(:,a:num),'-');
% xlabel('time (s)');ylabel('vz (m/s)');
% hold on;
% legend('des\_vz_s','des\_vz_ns', 'Location', 'northwest');
% title("des\_vz");
% set(gca, 'linewidth',1, 'fontsize',15);
% 
f3=figure;
plot(time,x_velocity_act_witharm(:,a:num),'LineWidth',1.2);
xlabel('time (s)');ylabel('vx (m/s)');
hold on;
plot(time,x_velocity_act_witharm_noswing(:,a:num),'LineWidth',1.2);
xlabel('time (s)');ylabel('vx (m/s)');
hold on;
legend('AS','NAS','Location', 'northwest');
set(gca, 'linewidth',1, 'fontsize',15,'Fontname', 'Times New Roman','FontWeight','bold');
sum_error_x=sum(abs(x_velocity_act_witharm(:,a:num)));
sum_error_x_ns=sum(abs(x_velocity_act_witharm_noswing(:,a:num)));

% 
% f4=figure;
% plot(time,x_velocity_des_witharm(:,a:num),'-');
% xlabel('time (s)');ylabel('vx (m/s)');
% hold on;
% plot(time,x_velocity_des_witharm_noswing(:,a:num),'-');
% xlabel('time (s)');ylabel('vx (m/s)');
% hold on;
% legend('des\_vx_s','des\_vx_ns', 'Location', 'northwest');
% title("des\_vx");
% set(gca, 'linewidth',1, 'fontsize',15, 'Fontname', 'Times New Roman');
% 


f5=figure;
subplot(2,1,1);
plot(time,R_UpperArm(:,a:num)*180/pi);
xlabel('time (s)');ylabel('angle (deg)');
legend('UpperArm\_joint');
set(gca, 'linewidth',1, 'fontsize',15,'FontWeight','bold');
hold on;

subplot(2,1,2);
plot(time,R_ForeArm(:,a:num)*180/pi);
% ylim([-40,0]);
xlabel('time (s)');ylabel('angle (deg)');
legend('ForeArm\_joint');
% title("arm\_joint");
set(gca, 'linewidth',1, 'fontsize',15,'FontWeight','bold');

% f6=figure;
% R_UpperArm_dot=diff(R_UpperArm)./diff(time);
% R_ForeArm_dot=diff(R_ForeArm)./diff(time);
% subplot(2,1,1);
% plot(time(:,a:num-1),R_UpperArm_dot(:,a:num-1)*180/pi);
% xlabel('time (s)');ylabel('Angular velocity (deg)');
% legend('UpperArm\_joint');
% set(gca, 'linewidth',1, 'fontsize',15);
% hold on;
% 
% subplot(2,1,2);
% plot(time(:,a:num-1),R_ForeArm_dot(:,a:num-1)*180/pi);
% xlabel('time (s)');ylabel('Angular velocity (deg)');
% legend('ForeArm\_joint');
% % title("arm\_joint");
% set(gca, 'linewidth',1, 'fontsize',15);

f__=figure;
X = categorical({'Total','Upper','Lower'});
X = reordercats(X,{'Total','Upper','Lower'});
Y = [166.5 204.4;13.5 1;153 203.4];
b = bar(X,Y,1);
xtips1 = b(1).XEndPoints;
ytips1 = b(1).YEndPoints; 
labels1 = string(b(1).YData);
text(xtips1,ytips1,labels1,'HorizontalAlignment','center',...
    'VerticalAlignment','bottom','FontSize',11)

xtips2 = b(2).XEndPoints;
ytips2 = b(2).YEndPoints; 
labels2 = string(b(2).YData);
text(xtips2,ytips2,labels2,'HorizontalAlignment','center',...
    'VerticalAlignment','bottom','FontSize',11)

legend('AS','NAS');
ylabel("Energy  (J)")
set(gca,'FontSize',15)
a=0;







%% plot
% time=Velocity_Recording.lcm_timestamp;
% a=1;
% num=4000;
% time=time(:,a:num);
% f1=figure;
% subplot(4,1,1)
% plot(time,R_ShoulderRx(:,a:num),'-.');
% hold on;
% plot(time,L_ShoulderRx(:,a:num),'--');
% legend('R ShoulderRx','L ShoulderRx');
% title("Shoulder")
% 
% subplot(4,1,2)
% plot(time,R_UpperArm(:,a:num),'-.');
% hold on;
% plot(time,L_UpperArm(:,a:num),'--');
% hold on;
% plot(time,z_velocity_act_witharm(:,a:num));
% hold on;
% plot(time,z_velocity_des_witharm(:,a:num));
% legend('R UpperArm','L UpperArm','z velocity','z des velocity');
% title("UpperArm swing")
% 
% subplot(4,1,3)
% plot(time,R_UpperArm(:,a:num),'-.');
% hold on;
% plot(time,L_UpperArm(:,a:num),'--');
% hold on;
% plot(time,z_velocity_act_witharm_noswing(:,a:num));
% hold on;
% plot(time,z_velocity_des_witharm(:,a:num));
% legend('R UpperArm','L UpperArm','z velocity','z des velocity');
% title("UpperArm no swing")
% 
% subplot(4,1,4)
% plot(time,R_ForeArm(:,a:num),'-.');
% hold on;
% plot(time,L_ForeArm(:,a:num),'--');
% legend('R ForeArm','L ForeArm');
% title("ForeArm")
